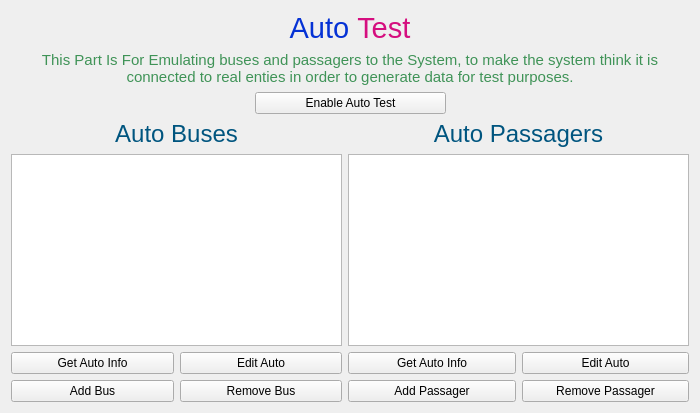
          <widget class="QWidget" name="auto_test">
           <layout class="QGridLayout" name="gridLayout_73">
            <item row="0" column="0">
             <layout class="QGridLayout" name="gridLayout_74">
              <item row="0" column="0" colspan="2">
               <widget class="QLabel" name="label_153">
                <property name="text">
                 <string>&lt;html&gt;&lt;head/&gt;&lt;body&gt;&lt;p align=&quot;center&quot;&gt;&lt;span style=&quot; font-size:22pt; color:#0532d5;&quot;&gt;Auto &lt;/span&gt;&lt;span style=&quot; font-size:22pt; color:#d50e7f;&quot;&gt;Test&lt;/span&gt;&lt;/p&gt;&lt;/body&gt;&lt;/html&gt;</string>
                </property>
               </widget>
              </item>
              <item row="1" column="0" colspan="2">
               <widget class="QLabel" name="label_154">
                <property name="text">
                 <string>&lt;html&gt;&lt;head/&gt;&lt;body&gt;&lt;p align=&quot;center&quot;&gt;&lt;span style=&quot; font-size:11pt; color:#3f9357;&quot;&gt;This Part Is For Emulating buses and passagers to the System, to make the system think it is connected to real enties in order to generate data for test purposes.&lt;/span&gt;&lt;/p&gt;&lt;/body&gt;&lt;/html&gt;</string>
                </property>
                <property name="wordWrap">
                 <bool>true</bool>
                </property>
               </widget>
              </item>
              <item row="2" column="0" colspan="2">
               <layout class="QHBoxLayout" name="horizontalLayout_56">
                <item>
                 <spacer name="horizontalSpacer_137">
                  <property name="orientation">
                   <enum>Qt::Horizontal</enum>
                  </property>
                  <property name="sizeHint" stdset="0">
                   <size>
                    <width>40</width>
                    <height>20</height>
                   </size>
                  </property>
                 </spacer>
                </item>
                <item>
                 <widget class="QPushButton" name="pushButton_120">
                  <property name="minimumSize">
                   <size>
                    <width>191</width>
                    <height>0</height>
                   </size>
                  </property>
                  <property name="text">
                   <string>Enable Auto Test</string>
                  </property>
                  <property name="icon">
                   <iconset theme="media-record">
                    <normaloff>../../../../../.designer/backup</normaloff>../../../../../.designer/backup</iconset>
                  </property>
                 </widget>
                </item>
                <item>
                 <spacer name="horizontalSpacer_138">
                  <property name="orientation">
                   <enum>Qt::Horizontal</enum>
                  </property>
                  <property name="sizeHint" stdset="0">
                   <size>
                    <width>40</width>
                    <height>20</height>
                   </size>
                  </property>
                 </spacer>
                </item>
               </layout>
              </item>
              <item row="3" column="0">
               <layout class="QGridLayout" name="gridLayout_75">
                <item row="0" column="0" colspan="2">
                 <widget class="QLabel" name="label_155">
                  <property name="minimumSize">
                   <size>
                    <width>171</width>
                    <height>0</height>
                   </size>
                  </property>
                  <property name="maximumSize">
                   <size>
                    <width>16777215</width>
                    <height>31</height>
                   </size>
                  </property>
                  <property name="text">
                   <string>&lt;html&gt;&lt;head/&gt;&lt;body&gt;&lt;p align=&quot;center&quot;&gt;&lt;span style=&quot; font-size:18pt; color:#00557f;&quot;&gt;Auto Buses&lt;/span&gt;&lt;/p&gt;&lt;/body&gt;&lt;/html&gt;</string>
                  </property>
                 </widget>
                </item>
                <item row="3" column="0">
                 <widget class="QPushButton" name="pushButton_121">
                  <property name="minimumSize">
                   <size>
                    <width>121</width>
                    <height>0</height>
                   </size>
                  </property>
                  <property name="text">
                   <string>Add Bus</string>
                  </property>
                  <property name="icon">
                   <iconset theme="list-add">
                    <normaloff>../../../../../.designer/backup</normaloff>../../../../../.designer/backup</iconset>
                  </property>
                 </widget>
                </item>
                <item row="3" column="1">
                 <widget class="QPushButton" name="pushButton_122">
                  <property name="minimumSize">
                   <size>
                    <width>141</width>
                    <height>0</height>
                   </size>
                  </property>
                  <property name="text">
                   <string>Remove Bus</string>
                  </property>
                  <property name="icon">
                   <iconset theme="list-remove">
                    <normaloff>../../../../../.designer/backup</normaloff>../../../../../.designer/backup</iconset>
                  </property>
                 </widget>
                </item>
                <item row="1" column="0" colspan="2">
                 <widget class="QTableWidget" name="tableWidget_33">
                  <property name="minimumSize">
                   <size>
                    <width>331</width>
                    <height>0</height>
                   </size>
                  </property>
                 </widget>
                </item>
                <item row="2" column="1">
                 <widget class="QPushButton" name="pushButton_123">
                  <property name="minimumSize">
                   <size>
                    <width>141</width>
                    <height>0</height>
                   </size>
                  </property>
                  <property name="text">
                   <string>Edit Auto</string>
                  </property>
                  <property name="icon">
                   <iconset theme="edit-select-all">
                    <normaloff>../../../../../.designer/backup</normaloff>../../../../../.designer/backup</iconset>
                  </property>
                 </widget>
                </item>
                <item row="2" column="0">
                 <widget class="QPushButton" name="pushButton_124">
                  <property name="minimumSize">
                   <size>
                    <width>151</width>
                    <height>0</height>
                   </size>
                  </property>
                  <property name="text">
                   <string>Get Auto Info</string>
                  </property>
                  <property name="icon">
                   <iconset theme="x-office-document">
                    <normaloff>../../../../../.designer/backup</normaloff>../../../../../.designer/backup</iconset>
                  </property>
                 </widget>
                </item>
               </layout>
              </item>
              <item row="3" column="1">
               <layout class="QGridLayout" name="gridLayout_76">
                <item row="3" column="0">
                 <widget class="QPushButton" name="pushButton_125">
                  <property name="minimumSize">
                   <size>
                    <width>151</width>
                    <height>0</height>
                   </size>
                  </property>
                  <property name="text">
                   <string>Add Passager</string>
                  </property>
                  <property name="icon">
                   <iconset theme="list-add">
                    <normaloff>../../../../../.designer/backup</normaloff>../../../../../.designer/backup</iconset>
                  </property>
                 </widget>
                </item>
                <item row="0" column="0" colspan="2">
                 <widget class="QLabel" name="label_156">
                  <property name="minimumSize">
                   <size>
                    <width>131</width>
                    <height>0</height>
                   </size>
                  </property>
                  <property name="maximumSize">
                   <size>
                    <width>16777215</width>
                    <height>31</height>
                   </size>
                  </property>
                  <property name="text">
                   <string>&lt;html&gt;&lt;head/&gt;&lt;body&gt;&lt;p align=&quot;center&quot;&gt;&lt;span style=&quot; font-size:18pt; color:#00557f;&quot;&gt;Auto Passagers&lt;/span&gt;&lt;/p&gt;&lt;/body&gt;&lt;/html&gt;</string>
                  </property>
                 </widget>
                </item>
                <item row="3" column="1">
                 <widget class="QPushButton" name="pushButton_126">
                  <property name="minimumSize">
                   <size>
                    <width>161</width>
                    <height>0</height>
                   </size>
                  </property>
                  <property name="text">
                   <string>Remove Passager</string>
                  </property>
                  <property name="icon">
                   <iconset theme="list-remove">
                    <normaloff>../../../../../.designer/backup</normaloff>../../../../../.designer/backup</iconset>
                  </property>
                 </widget>
                </item>
                <item row="1" column="0" colspan="2">
                 <widget class="QTableWidget" name="tableWidget_34">
                  <property name="minimumSize">
                   <size>
                    <width>341</width>
                    <height>0</height>
                   </size>
                  </property>
                 </widget>
                </item>
                <item row="2" column="0">
                 <widget class="QPushButton" name="pushButton_127">
                  <property name="minimumSize">
                   <size>
                    <width>151</width>
                    <height>0</height>
                   </size>
                  </property>
                  <property name="text">
                   <string>Get Auto Info</string>
                  </property>
                  <property name="icon">
                   <iconset theme="x-office-document">
                    <normaloff>../../../../../.designer/backup</normaloff>../../../../../.designer/backup</iconset>
                  </property>
                 </widget>
                </item>
                <item row="2" column="1">
                 <widget class="QPushButton" name="pushButton_128">
                  <property name="minimumSize">
                   <size>
                    <width>141</width>
                    <height>0</height>
                   </size>
                  </property>
                  <property name="text">
                   <string>Edit Auto</string>
                  </property>
                  <property name="icon">
                   <iconset theme="edit-select-all">
                    <normaloff>../../../../../.designer/backup</normaloff>../../../../../.designer/backup</iconset>
                  </property>
                 </widget>
                </item>
               </layout>
              </item>
             </layout>
            </item>
           </layout>
          </widget>
